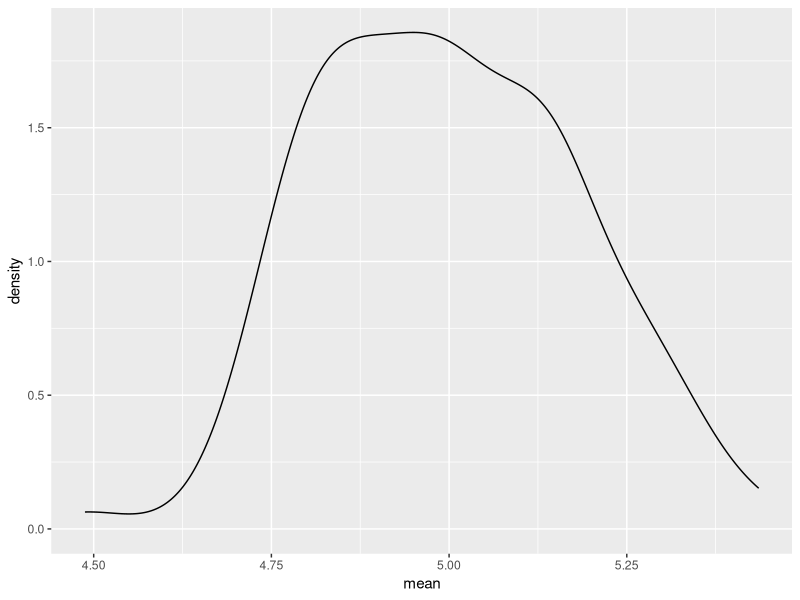
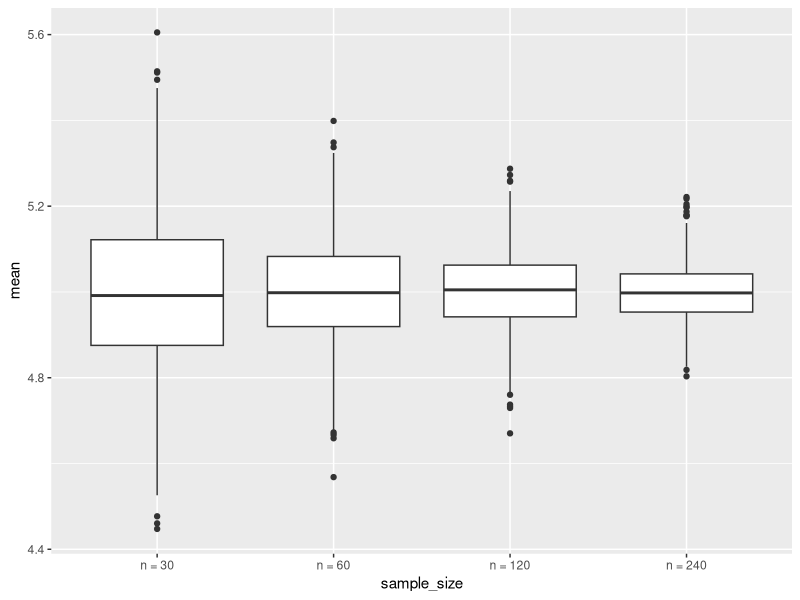
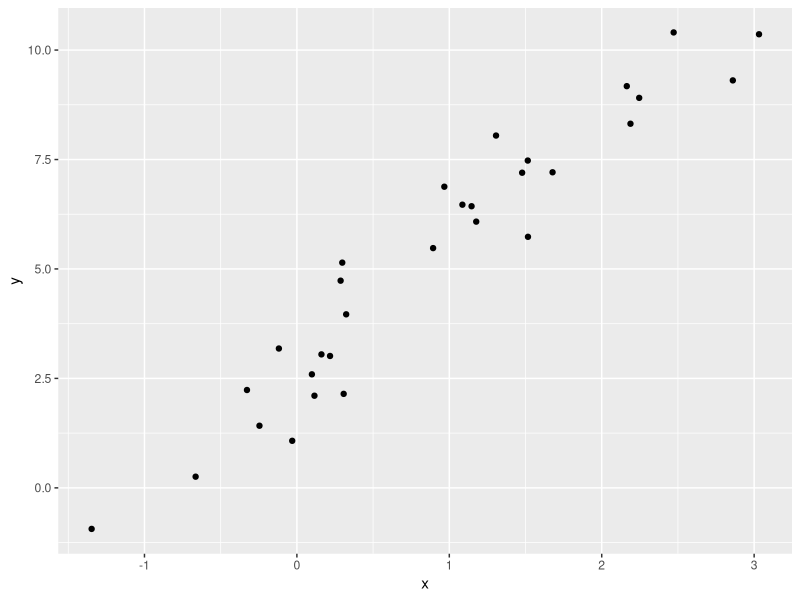
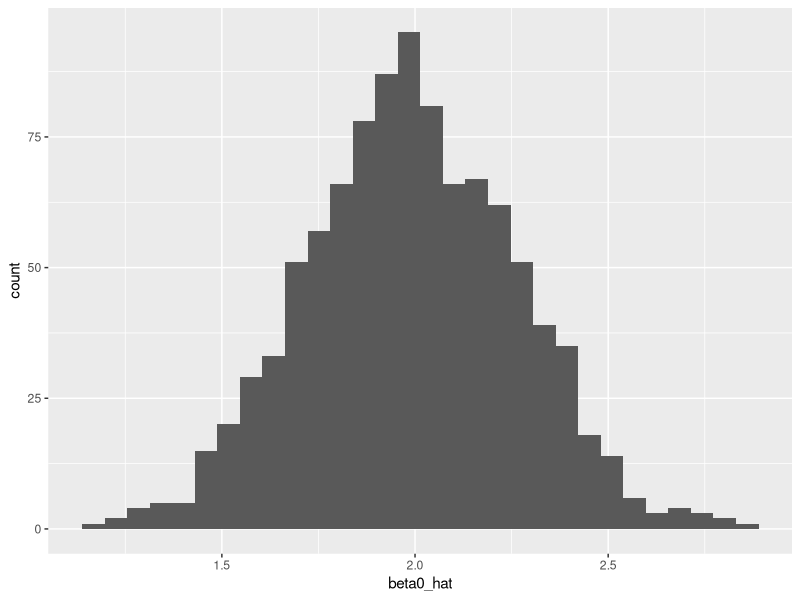
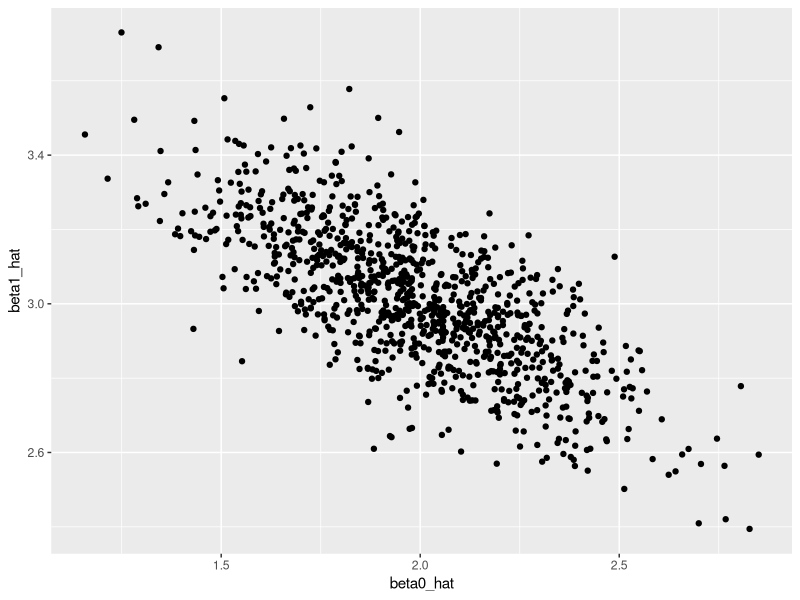

Write R code to recreate these figures, in order.
## ---- chunk 1
library(tidyverse)
## ---- chunk 2
set.seed(12345)
## ---- chunk 3
sim_mean_sd = function(n_obs, mu = 5, sigma = 1) {
  
  x_vec = rnorm(n = n_obs, mean = mu, sd = sigma)

  tibble(
    mean = mean(x_vec),
    sd = sd(x_vec)
  )
  
}
## ---- chunk 4
sim_mean_sd(n = 30)
## ---- chunk 5
output = vector('list', length = 100)

for (i in 1:100) {
  output[[i]] = sim_mean_sd(n = 30)
}

sim_results =
  bind_rows(output)

sim_results |>
  ggplot(aes(x = mean)) + geom_density()

sim_results |>
  summarise(
    mu_hat = mean(mean),
    sd_hat = sd(mean)
  )
## ---- chunk 6
sim_result_df =
  expand_grid(
    sample_size = c(30, 60, 120, 240),
    iter = 1:1000
  ) |>
  mutate(estimate_df = map(sample_size, sim_mean_sd)) |>
  unnest(estimate_df)

sim_result_df |>
  mutate(
    sample_size = str_c('n = ', sample_size),
    sample_size = fct_inorder(sample_size)
  ) |>
  ggplot(aes(x = sample_size, y = mean)) +
  geom_boxplot()
## ---- chunk 7
beta_0 = 2
beta_1 = 3

sim_data =
  tibble(
    x = rnorm(n = 30, mean = 1, sd = 1),
    y = beta_0 + beta_1 * x + rnorm(30, mean = 0, sd = 1)
  )
ls_fit = lm(y ~ x, data = sim_data)
ls_fit

sim_data |>
  ggplot(aes(x = x, y = y)) +
  geom_point()
## ---- chunk 8
sim_slr = function(n_obs, beta_0 = 2, beta_1 = 3){
  
  sim_data =
  tibble(
    x = rnorm(n = n_obs, mean = 1, sd = 1),
    y = beta_0 + beta_1 * x + rnorm(n_obs, mean = 0, sd = 1)
  )
  
  ls_fit = lm(y ~ x, data = sim_data)
  
  tibble(
    beta0_hat = coef(ls_fit)[1],
    beta1_hat = coef(ls_fit)[2]
  )
}

sim_slr(n_obs = 30)


## ---- chunk 9
sim_result_df =
  expand_grid(
    sample_size = 30,
    iter = 1:1000
  ) |>
  mutate(estimate_df = map(sample_size, sim_slr)) |>
  unnest(estimate_df)
  
## ---- chunk 10
sim_result_df |>
  summarise(
    mean_b0_hat = mean(beta0_hat),
    mean_b1_hat = mean(beta1_hat)
  )

sim_result_df |>
  ggplot(aes(x = beta0_hat)) +
  geom_histogram()

sim_result_df |>
  ggplot(aes(x = beta0_hat, y = beta1_hat)) +
  geom_point()
